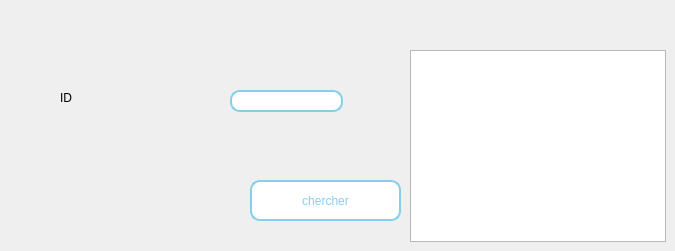
      <widget class="QWidget" name="tab_27">
       <attribute name="title">
        <string>recherche</string>
       </attribute>
       <widget class="QLineEdit" name="cherche_2">
        <property name="geometry">
         <rect>
          <x>230</x>
          <y>90</y>
          <width>113</width>
          <height>22</height>
         </rect>
        </property>
        <property name="styleSheet">
         <string notr="true">background:white;
border-radius:10px;
border: 1.5px solid skyblue;
color:black;
font: 63 8pt &quot;Cascadia Code SemiBold&quot;;
</string>
        </property>
        <property name="maxLength">
         <number>8</number>
        </property>
       </widget>
       <widget class="QPushButton" name="rechercher_2">
        <property name="geometry">
         <rect>
          <x>250</x>
          <y>180</y>
          <width>151</width>
          <height>41</height>
         </rect>
        </property>
        <property name="styleSheet">
         <string notr="true">background:white;
border-radius:10px;
border: 1.5px solid skyblue;
color:skyblue;
font: 63 8pt &quot;Cascadia Code SemiBold&quot;;
</string>
        </property>
        <property name="text">
         <string>chercher</string>
        </property>
       </widget>
       <widget class="QLabel" name="label_75">
        <property name="geometry">
         <rect>
          <x>60</x>
          <y>90</y>
          <width>56</width>
          <height>16</height>
         </rect>
        </property>
        <property name="text">
         <string>ID</string>
        </property>
       </widget>
       <widget class="QTableView" name="tableView_8">
        <property name="geometry">
         <rect>
          <x>410</x>
          <y>50</y>
          <width>256</width>
          <height>192</height>
         </rect>
        </property>
       </widget>
      </widget>
